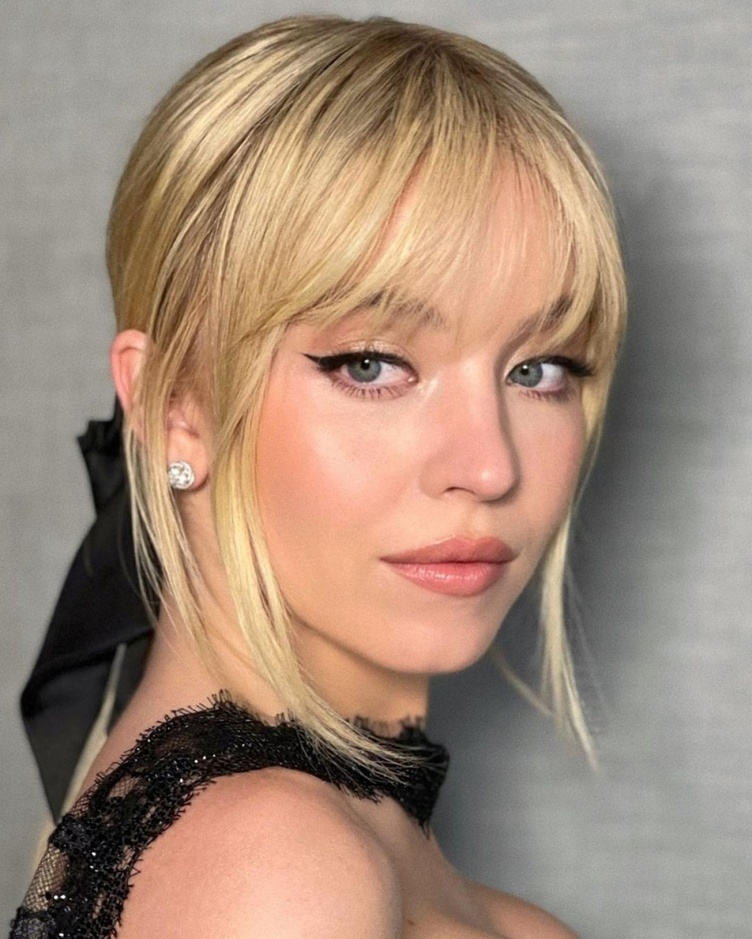
#> input picture image.jpg, 752 x 939 px, shrunk from 1280 x 1599 before the run
$ jupyter execute 240207_s02_Grayscale.ipynb   (shell and % lines are left out)
#> lines starting #> are read from the running program, lines starting #| are printed output that depends on the picture
##Working Images - Grayscaling

Grayscaling
  - is the process of converting an image from other color spaces
    - RGB
      - red, green, blue
      -- is an additive color model used to represent colors on electronic displays suc ha s monitors,
      television screen, and digital camera
        -- values ranging from 0 to 255
    - CMYK
      - Cyan, Magenta, Yellow, Key/Black
      -- is a subtractive color model used in color printing and reproduction process synch as
      offset printing, digital printing, and color photography
    - HSV
      -- Hue, Saturation, Value
      ---> Parameters
      - this is a cylindrical color model that represents color based on these given parameters:
        - Hue
          -- Refers to the dominant wavelength of light and represent the perceived [red, gree, and blue]
        - Saturation
          -- Refers to intensity or purity of the color. The higher intensity = more vivid or intense color
        - Value
          -- represents the brightness or lightness of color. The higher the value == more bright while lower the value == more darker


##Importance of grayscaling
  - Dimension reduction
    - grayscale images are single-dimension
  - Reduces model complexity
  - For other algo works

[cell 1]
import cv2
import numpy as np
from skimage.color import rgb2lab, lab2rgb
from skimage.io import imread
import matplotlib.pylab as plt
from google.colab.patches import cv2_imshow
from google.colab import files

[cell 2]
a = np.array([1, 2, 5, 9, 11])
a = a.reshape(1, -1)

plt.imshow(a, cmap = 'gray')
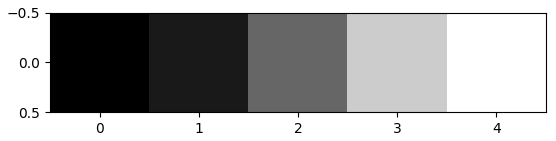
#> figure drawn by matplotlib, 1 panel

[cell 3]
#reading values from 0 to 255
values = np.arange(0,255)

#converting 1D values to 2D
values = values.reshape(1, -1)
plt.imshow(values, cmap = 'gray')
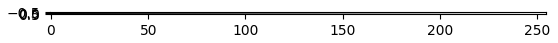
#> figure drawn by matplotlib, 1 panel

[cell 4]
#reading values from 0 to 255
values = np.arange(0,255)

#converting 1D values to 2D
values = values.reshape(1, -1)
plt.imshow(values, cmap = 'gray')

repeat = np.repeat(values, repeats = 100, axis = 0)
plt.imshow(repeat)
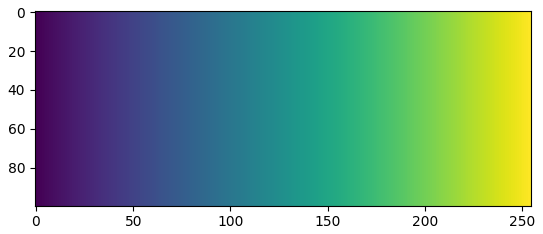
#> figure drawn by matplotlib, 1 panel
#> the answer given: image.jpg

[cell 5]
def read_file(filename):
#> called with filename = 'image.jpg'
  image = cv2.imread(filename)
#> image is the input picture: shape (939, 752, 3); mean B, G, R 120.5, 137.5, 161.1
  if image is None:
    raise ValueError('Unable to read the image. Check the file path or format.')
  cv2_imshow(image)
  return image

#upload the image file
uploaded = files.upload()

#get the filename of the uploaded image
filename = next(iter(uploaded))

#read and display the uploaded file
image = read_file(filename)

Color images using OpenCV
  - rgb color space
    - are commonly found describing the physical output of display such as televiosn screens or monitors

[cell 6]
image = rgb2lab(image)
#> image: shape (939, 752, 3) float64; mean of channels 0, 1, 2 56.2, 0.1, -14.1

[cell 7]
image[..., 1] = image[...,2] = 0
#> image: shape (939, 752, 3) float64; mean of channels 0, 1, 2 56.2, 0, 0

[cell 8]
image = lab2rgb(image)
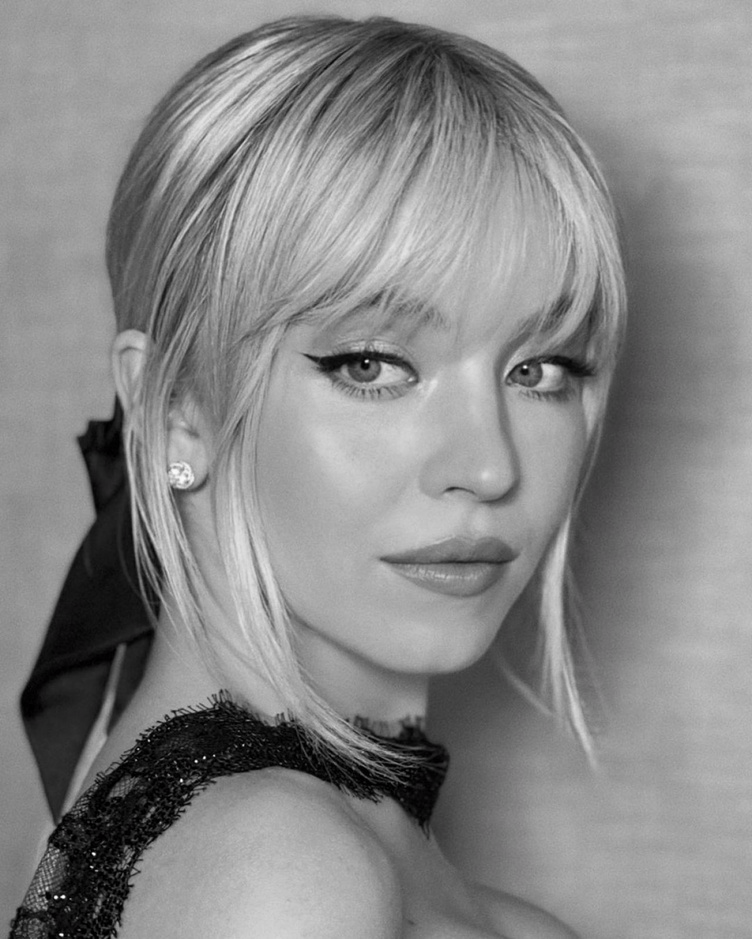
#> image: shape (939, 752, 3) float64; mean R, G, B 0.535, 0.535, 0.535

[cell 9]
plt.figure(figsize = (20, 10))
plt.subplot(122), plt.imshow(image), plt.axis('off')
plt.title("Grayscale Image")
plt.show()

[cell 10]
plt.subplot(2,2,1)
plt.title("R Channel")
plt.imshow(image[: , : , 0], cmap = 'gray')

plt.subplot(2,2,2)
plt.title("G Channel")
plt.imshow(image[: , : , 1], cmap = 'gray')

plt.subplot(2,2,3)
plt.title("B Channel")
plt.imshow(image[: , : , 2], cmap = 'gray')

plt.subplot(2,2,4)
plt.title("Original Channel")
plt.imshow(image)
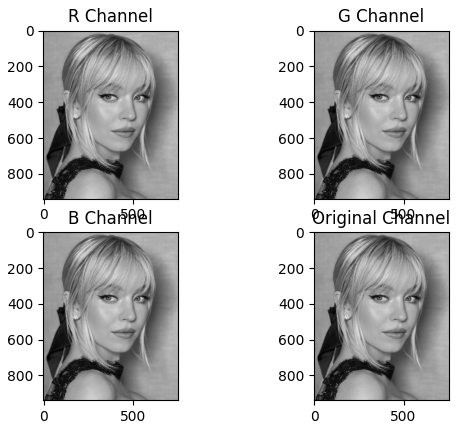
#> figure drawn by matplotlib, 4 panels

MAIN ACTIVITY - Laboratory
1. Choose your  image but this time you are going to convert into grayscale but with produce 3 color channel and 1 original image

2. Submit the screenshot of your code and the result.

[cell 11]
plt.subplot(2,2,1)
plt.title("R Channel")
plt.imshow(image[: , : , 0], cmap = 'Reds')

plt.subplot(2,2,2)
plt.title("G Channel")
plt.imshow(image[: , : , 1], cmap = 'Greens')

plt.subplot(2,2,3)
plt.title("B Channel")
plt.imshow(image[: , : , 2], cmap = 'Blues')

plt.subplot(2,2,4)
plt.title("Original Channel")
plt.imshow(image)
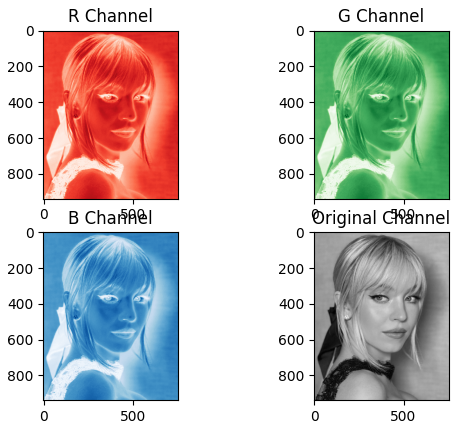
#> figure drawn by matplotlib, 4 panels
